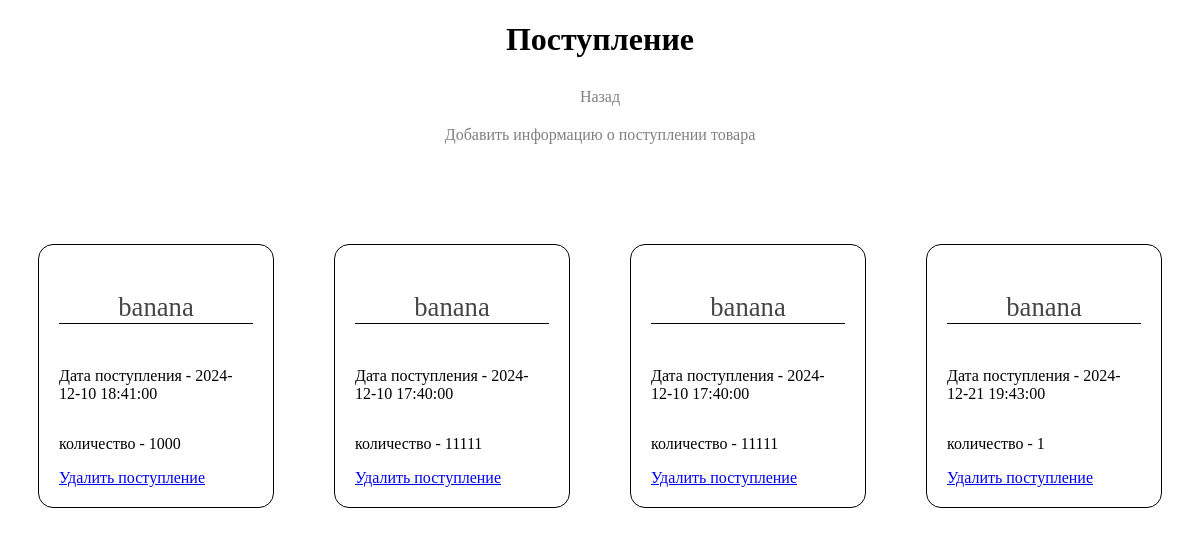
The page /Admission.php?id=2 on the database its author committed.
### tables this page shows
CREATE TABLE `characteristics` (
  `id` int NOT NULL,
  `date_time` datetime DEFAULT NULL,
  `product_id` int DEFAULT NULL,
  `amount` int DEFAULT NULL
);

CREATE TABLE `product` (
  `id` int NOT NULL,
  `name` varchar(255) DEFAULT NULL,
  `price` int DEFAULT NULL,
  `article` varchar(255) DEFAULT NULL,
  `ammount_product` int DEFAULT NULL
);

### Admission.php (the view, shortened to what this page needs)
<?php
$pdo = require $_SERVER['DOCUMENT_ROOT'].'/store1/db.php';
$id = $_GET['id'];
$characteristics = $pdo->query("select characteristics.* from characteristics join product on characteristics.product_id = product.id where product.id = '$id'")->fetchAll(PDO::FETCH_ASSOC);
$name_pro = $pdo->query("select name from product where id = '$id'")->fetch(PDO::FETCH_ASSOC);
?>
<!doctype html>
<html lang="en">
<head>
</head>
<body>
<div class="container">
    <h1>Поступление</h1>
    <div class="nav">
        <a href="index.php">Назад</a>
        <a href="Add_admission.php?id_product=<?=$id?>" id="add_admission"> Добавить информацию о поступлении товара</a>
    </div>
        <div class="cards">
            <?php foreach ($characteristics as $item):?>
                <div class="card">
                    <p class="title"> <?=$name_pro['name']?></p>
                    <p>Дата поступления - <?=$item['date_time']?></p>
                    <p>количество - <?=$item['amount']?></p>
                    <a href="/store/store/handler/delete.php?id=<?=$item['id']?>">Удалить поступление</a>
            </div>
            <?php endforeach;?>
    </div>
</div>
</body>
</html>

### Admission.php (style rules this page uses)
.container { margin: 20px 30px; }
.card { display: flex; flex-direction: column; border-bottom: 2px black solid; border: 1px black solid; padding: 20px; border-radius: 15px; }
.cards { display: flex; gap: 60px; }
.nav a { display: flex; flex-direction: column; justify-content: center; align-items: center; text-decoration: none; color: gray; margin-top: 20px; }
h1 { text-align: center; margin-bottom: 30px; }
.nav { margin-bottom: 100px; }
.title { font-size: 20pt; text-align: center; border-bottom: 1px black solid; color: #474646; }

### rows shown on the page
characteristics: product.name "banana", date_time "2024-12-10 18:41:00", amount "1000"
characteristics: product.name "banana", date_time "2024-12-10 17:40:00", amount "11111"
characteristics: product.name "banana", date_time "2024-12-10 17:40:00", amount "11111"
characteristics: product.name "banana", date_time "2024-12-21 19:43:00", amount "1"
